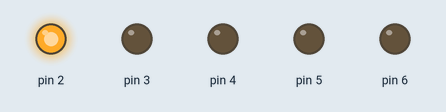
Recording of a sketch running on a simulated Arduino Uno, built with avr-gcc and run on an emulated ATmega328P. Parts: output pins drawn as LEDs (lit = HIGH).

Above: at 0.03 s.
At 0.59 s:
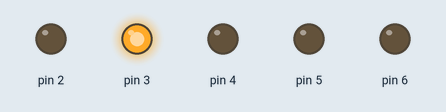
At 1.22 s:
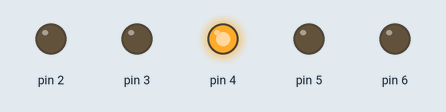
At 1.85 s:
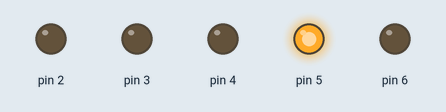
At 2.45 s:
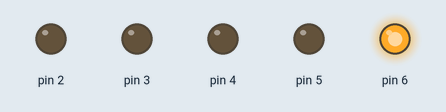
Timing chart, 0 to 3.0 s (numbered marks = the images above):
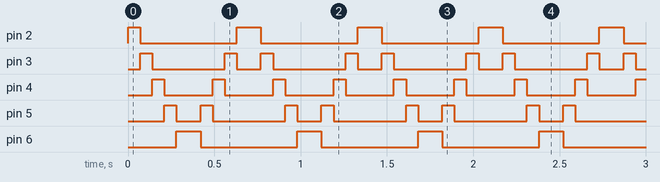

Measured:
- by itself, pin 2: repeats every 0.70 s: LOW 0.56 s, HIGH 0.14 s
- by itself, pin 3: repeats every 0.70 s: LOW 0.42 s, HIGH 0.07 s, LOW 0.14 s, HIGH 0.07 s
- by itself, pin 4: alternates HIGH for 0.07 s and LOW for 0.28 s
- by itself, pin 5: repeats every 0.70 s: LOW 0.14 s, HIGH 0.07 s, LOW 0.42 s, HIGH 0.07 s
- by itself, pin 6: alternates HIGH for 0.14 s and LOW for 0.56 s

The sketch:

led_wave_2.ino
```cpp
// A blinking wave, like knight rider
// This time with a for loop.
void setup()
{
  pinMode(2, OUTPUT);
  pinMode(3, OUTPUT);
  pinMode(4, OUTPUT);
  pinMode(5, OUTPUT);
  pinMode(6, OUTPUT);
}

int d = 70;

void loop()
{
  for (int a = 2; a<7; a++)
  {
    digitalWrite(a, HIGH);
    digitalWrite(a-1 , LOW);
    delay(d);
  }

  delay(d);
  for (int a = 5; a> 1; a--)
  {
    digitalWrite(a, HIGH);
    digitalWrite(a+1, LOW);
    delay(d);
  }


}
```
